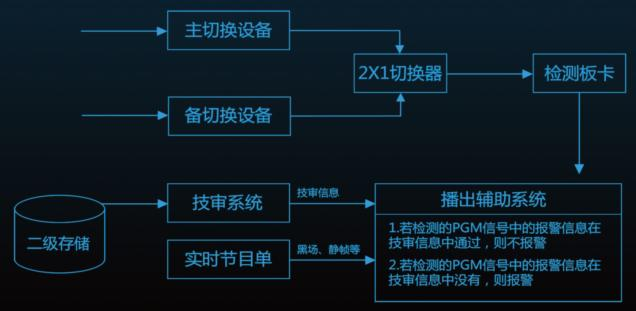
//> input picture test_images/test2.jpg, 636 x 311 px
$ ./main   (built with g++ and OpenCV 4)
//> lines starting //> are read from the running program, lines starting //| are printed output that depends on the picture; after the words box and inside, x2 and y2 are one past the last pixel; in counts of white or black regions, pixels touching at a corner belong together
//> further down, test is the input picture: 311 rows x 636 cols, CV_8UC3; mean B, G, R 37.3, 27.2, 12.5
### image_process.h
#ifndef IMAGE_PROCESS_SYTRUS
#define IMAGE_PROCESS_SYTRUS

#include <opencv2/imgproc/imgproc.hpp>

/////////////////////////////////////////////////////////////////////
// erotion, dilation, opening and closing processes for binary images
// the following functions assume a BINARY input of type CV_8UC1 (i.e. 0 or 255 grayscale) with width and height > 1

// in place erotion process with the nearest 4 neighbours
//void erosion(cv::Mat &m, bool erodeEdge, long* counter = 0);

// in place dilation process with the nearest 4 neighbours
//void dilation(cv::Mat &m, long* counter = 0);

// in place opening process with the nearest 4 neighbours
void opening(cv::Mat &m, int layer, bool erodeEdge = true);					//with specified layer of pixels to be eroded before dilation
void opening(cv::Mat &m, double percentage = 38.2, bool erodeEdge = true);	//with specified percentage of pixels to be eroded before dilation

// in place closing process with the nearest 4 neighbours
void closing(cv::Mat &m, int layer, bool erodeEdge = false);				//with specified layer of pixels to be dilated before erosion
void closing(cv::Mat &m, double percentage = 38.2, bool erodeEdge = false);	//with specified percentage of pixels to be dilated before erosion

/////////////////////////////////////////////////////////////////////

/////////////////////////////////////////////////////////////////////
//Otsu method for turning a gray scale image to binary
//the following function assume an input of type CV_8UC1

// in place Otsu method for conversion of gray scale to binary
void toBinary(cv::Mat &m);

/////////////////////////////////////////////////////////////////////

/////////////////////////////////////////////////////////////////////
//diaphragm filter
//the following function assume inputs of same size and type CV_8UC1 and binary diaphragm

// in place diaphragm filter of m by d
void diaphragm(cv::Mat &m, const cv::Mat &d);

/////////////////////////////////////////////////////////////////////
#endif

### kmeans.h
//
// Created by czx on 11/10/15.
//

#ifndef TEXTDETECTION_KMEANS_H
#define TEXTDETECTION_KMEANS_H
#include"Image.h"
#include <vector>
using namespace std;

const int iter = 10;
Mat kmeans(int nbcentre,int nbi,Image *I);

#endif //TEXTDETECTION_KMEANS_H

### Pixel.h
//
// Created by czx on 08/10/15.
//

#ifndef TEXT_DETECTION_PIXEL_H
#define TEXT_DETECTION_PIXEL_H
#define Sqr(x)((x)*(x))
#define foreachPixel(x,y,r,c) for(int x = 0; x < r; x++ )for(int y = 0; y < c; y++)
#include<opencv2/highgui/highgui.hpp>
#include <opencv2/imgproc/imgproc.hpp>

using namespace cv;

class Pixel :public Point {
public:
    double mu,sigma,Eg,Et,I,H;
    Pixel(){
        this->x = 0;
        this->y = 0;
    }
    Pixel(int x, int y){
        this->x = x;
        this->y = y;
    }
    void setFeatures(double mu, double sigma, double Eg, double Et, double I, double H){
        this->mu = mu;
        this->sigma = sigma;
        this->Eg = Eg;
        this->Et = Et;
        this->I = I;
        this->H = H;
    }
    float distanceEuclidian(Pixel p);
    float distanceFeature(Pixel p);
    void plusFeatures(Pixel p);
    void divideFeatures(double d);
};

Pixel features(const int x, const int y, const int w, const int h, const Mat I);

#endif //TEXT_DETECTION_PIXEL_H

### Image.h
//
// Created by czx on 01/10/15.
//

#ifndef TEXT_DETECTION_IMAGE_H
#define TEXT_DETECTION_IMAGE_H

#include<opencv2/highgui/highgui.hpp>
#include <opencv2/imgproc/imgproc.hpp>
#include "Pixel.h"
using namespace cv;
using namespace std;
class Image{
private:
    Pixel **pxs;
public:
    int rows, cols,w,h;
    Image(Mat &I,int w, int h);
    Image();
    Pixel at(int x, int y);
};

Mat gradient(const Mat& I, const Mat& H);
Mat XSobel(const Mat& I);
Mat YSobel(const Mat& I);
Mat XYSobel(const Mat& I);
Mat YXSobel(const Mat& I);
Mat average(const Mat& Ix, const Mat& Iy, const Mat& Ixy, const Mat& Iyx);

void showImage(const Mat& I);

#endif //TEXT_DETECTION_IMAGE_H

### kmeans.cpp
//
// Created by czx on 11/10/15.
//

#include "kmeans.h"

int findCenter(int x, int y, int nbcenter, int nbi,Pixel **centers,Image *I) {
    int closed = 0;
    float min_dis = 0;
    for (int j = 0; j < nbi; j++)
        min_dis += I[j].at(x, y).distanceFeature(centers[0][j]);
    for (int c = 1; c < nbcenter; c++) {
        float dis = 0;
        for (int j = 0; j < nbi; j++)
            dis += I[j].at(x, y).distanceFeature(centers[c][j]);
        if (dis < min_dis) {
            closed = c;
            min_dis = dis;
        }
    }
    return closed;
}

void updateCenter(int center, int nbi,Pixel **centers, Image *I,Mat &result){
    for(int j = 0; j < nbi; j++)
        centers[center][j].setFeatures(0,0,0,0,0,0);
    int count = 0;
    foreachPixel(x,y,I[0].rows,I[0].cols){
            if ((int)result.at<uchar>(x,y) == center){
                count ++;
                for (int j = 0; j < nbi; j++)
                    centers[center][j].plusFeatures(I[j].at(x,y));
            }
        }
    if(count != 0)
        for(int j = 0; j < nbi; j++)
            centers[center][j].divideFeatures(count);
}

Mat kmeans(int nbcenter,int nbi, Image *I){
    Pixel **centers = new Pixel*[nbcenter];
    int r = I[0].rows, c = I[0].cols;
    Mat result(r,c,CV_8U);

    for(int i = 0; i < nbcenter; i++){
        int x = rand()%c, y = rand()%r;
        centers[i] = new Pixel[nbi];
        for(int j = 0; j < nbi; j++){
            Pixel p = I[j].at(y,x);
            centers[i][j] = Pixel(y,x);
            centers[i][j].setFeatures(p.mu,p.sigma,p.Eg,p.Et,p.I,p.H);
        }
    }

    for(int i = 0; i < iter;i++) {
        foreachPixel(x, y, r, c){
            int closed = findCenter(x,y,nbcenter,nbi,centers,I);
            result.at<uchar>(x, y) = (uchar) closed;
        }

        for(int center = 0; center < nbcenter; center++){
            updateCenter(center,nbi,centers,I,result);
        }
    }
    foreachPixel(x,y,r,c){
            result.at<uchar>(x,y) = (uchar)((int)result.at<uchar>(x,y) * (255.0/(float)(nbcenter-1)));
        }
    return  result;
};

### Pixel.cpp
//
// Created by czx on 08/10/15.
//

#include "Pixel.h"
#include <stdexcept>
#include<iostream>
Pixel features(const int x, const int y,const int w, const int h, const Mat E){
    if (E.cols <= x+w || E.rows <= y+h)
        throw std::invalid_argument("Wrong rows number!");
    double mu = 0, sigma = 0,Eg = 0, Et = 0, I = 0, H = 0;
    for(int i = x; i <= x+w; i++){
        for(int j = y; j <= h+y; j++){
            mu += (float)E.at<uchar>(j,i);
            Eg += (float)E.at<uchar>(j,i) * (float)E.at<uchar>(j,i);
            Et += (float)E.at<uchar>(j,i) * log((float)E.at<uchar>(j,i));
            I += Sqr((j-y+1)-(i-x+1))*(float)E.at<uchar>(j,i);
            H += 1.0/(1.0+Sqr((i-x+1)-(j-y+1)))*(float)E.at<uchar>(j,i);
        }
    }
    mu = mu/((float)w*h);
    for(int i= x; i <= x+w; i++)
        for(int j = y; j <= y+h; j++)
            sigma += ((float)E.at<uchar>(j,i)-mu)*((float)E.at<uchar>(j,i)-mu);
    sigma = sqrt(sigma/((float)w*h));
    Pixel p(x,y);
    p.setFeatures(mu,sigma,Eg,Et,I,H);
    return p;
}

float Pixel::distanceEuclidian(Pixel p) {
    return sqrt(Sqr(p.x-this->x) + Sqr(p.y-this->y));
}

float Pixel::distanceFeature(Pixel p) {
    return sqrt(Sqr(p.mu - this->mu) + Sqr(p.sigma-this->sigma) + Sqr(p.Eg - this->Eg) + Sqr(p.Et - this->Et) + Sqr(p.H - this->H) + Sqr(p.I - this->I));
}

void Pixel::plusFeatures(Pixel p) {
    this->mu += p.mu;
    this->sigma += p.sigma;
    this->Et += p.Et;
    this->Eg += p.Eg;
    this->H += p.H;
    this->I += p.I;
}

void Pixel::divideFeatures(double d) {
    this->mu /= d;
    this->sigma /= d;
    this->Et /= d;
    this->Eg /= d;
    this->H /= d;
    this->I /= d;
}

### Image.cpp
//
// Created by czx on 01/10/15.
//

#include "Image.h"

Mat gradient(const Mat& I, const Mat& H){
    int rn = I.rows,cn = I.cols;
    Mat G(rn,cn,CV_32FC1, Scalar::all(0));
    assert(H.rows == H.cols && H.rows%2 == 1);
    int m = (H.rows-1)/2;
    for(int i = m; i < rn-m; i++){
        for(int j = m; j < cn-m; j++){
            float r = 0.,g = 0., b = 0.;
            for(int p = i-m; p <= i+m; p++){
                for(int q = j-m; q <= j+m; q++){
                    r += H.at<int>(p-i+m,q-j+m) * (float)I.at<Vec3b>(p,q).val[2];
                    g += H.at<int>(p-i+m,q-j+m) * (float)I.at<Vec3b>(p,q).val[1];
                    b += H.at<int>(p-i+m,q-j+m) * (float)I.at<Vec3b>(p,q).val[0];
                }
            }
            G.at<float>(i,j) = sqrt((r*r+g*g+b*b)/3);
        }
    }
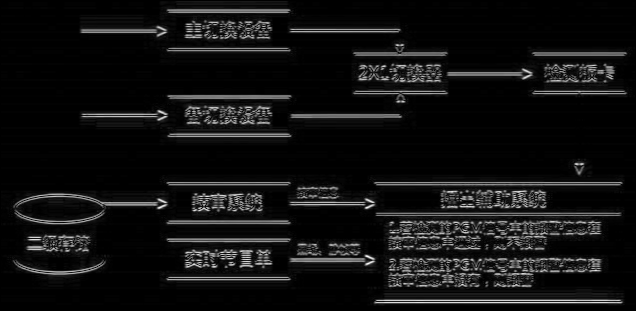
//> G: 311 rows x 636 cols, CV_32FC1; min 0, max 488.6, mean 34.9; drawn with min black and max white
    Mat dst, dst_uchar(rn,cn,CV_8U, Scalar::all(0));
    normalize(G,dst,1,255,NORM_MINMAX,CV_32FC1,Mat());
    for(int i = 0; i < rn; i++){
        for(int j = 0; j < cn; j++){
            dst_uchar.at<uchar>(i,j) = (uchar)dst.at<float>(i,j);
        }
    }
    return dst_uchar;
}

Mat XSobel(const Mat& I){
    int H[3][3] ={{-1,-2,-1},{0,0,0},{1,2,1}};
    return gradient(I,Mat(3,3,CV_32S,&H));
}

Mat YSobel(const Mat &I){
    int H[3][3] ={{-1,0,1},{-2,0,2},{-1,0,1}};
    return gradient(I,Mat(3,3,CV_32S,&H));
//> after the loop in gradient (call 2), `for(int i = m; i < rn-m; i++)`:
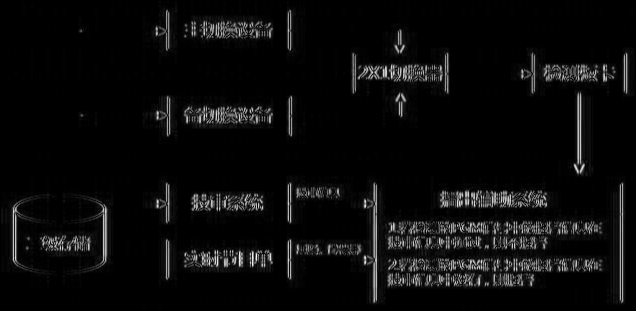
//> G: 311 rows x 636 cols, CV_32FC1; min 0, max 492.1, mean 22.2; drawn with min black and max white
}

Mat XYSobel(const Mat& I){
    int H[3][3] ={{0,1,2},{-1,0,1},{-2,-1,0}};
    return gradient(I,Mat(3,3,CV_32S,&H));
//> after the loop in gradient (call 3), `for(int i = m; i < rn-m; i++)`:
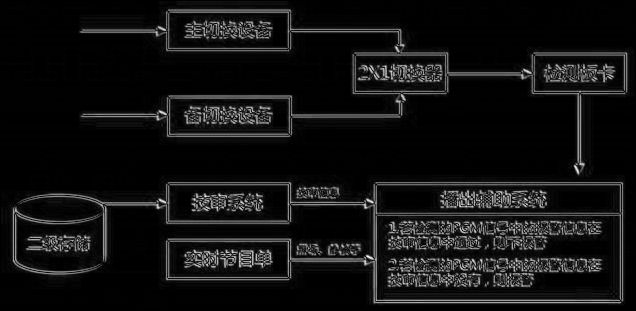
//> G: 311 rows x 636 cols, CV_32FC1; min 0, max 478.3, mean 34.6; drawn with min black and max white
}

Mat YXSobel(const Mat& I){
    int H[3][3] ={{-2,-1,0},{-1,0,1},{0,1,2}};
    return gradient(I,Mat(3,3,CV_32S,&H));
//> after the loop in gradient (call 4), `for(int i = m; i < rn-m; i++)`:
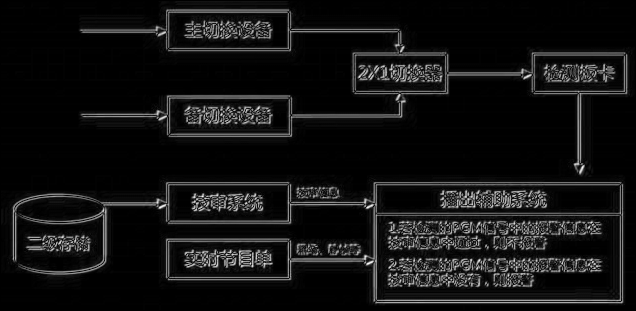
//> G: 311 rows x 636 cols, CV_32FC1; min 0, max 470, mean 34.9; drawn with min black and max white
}

Mat average(const Mat& Ix, const Mat& Iy, const Mat& Ixy, const Mat& Iyx){
    int r = Ix.rows;
    int c = Ix.cols;
    Mat I(r,c,CV_8U);
    foreachPixel(i,j,r,c){
            float x = (float)Ix.at<uchar>(i,j);
            float y = (float)Iy.at<uchar>(i,j);
            float xy = (float)Ixy.at<uchar>(i,j);
            float yx = (float)Iyx.at<uchar>(i,j);
            I.at<uchar>(i,j) =(uchar)((x+y+xy+yx)/4.);
    }
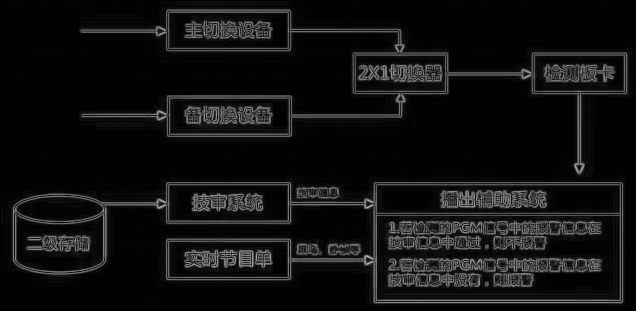
//> I: 311 rows x 636 cols, CV_8UC1; min 1, max 185, mean 17.2
    return I;
}

void showImage(const Mat& I){
    imshow("Image",I);
    waitKey();
}

Image::Image(Mat &I,int w, int h) {
//> called with w = 5, h = 5
    this->cols = I.cols;
    this->rows = I.rows;
    this->pxs = new Pixel*[this->rows];
    for(int i = 0; i < this->rows;i++)
        this->pxs[i] = new Pixel[this->cols];
    foreachPixel(i,j,this->rows,this->cols){
            if (i + h < this->rows && j + w < this->cols )
                pxs[i][j] = features(j,i,w,h,I);
            else {
                pxs[i][j] = Pixel(0, 0);
                pxs[i][j].setFeatures(0,0,0,0,0,0);
            }
        }
//> this loop made 197796 passes
}

Pixel Image::at(int x, int y) {
    return pxs[x][y];
}

Image::Image(){
    this->cols = 0;
    this->rows = 0;
}

### main.cpp
#include <iostream>
#include "Image.h"
#include "Pixel.h"
#include "kmeans.h"
#include "image_process.h"

//for seperate adjustment of parameters
// [13 lines left out: function test_opening, not called in this run]


int main() {
	// [7 lines of commented-out code are left out]
    Mat test = imread("../test_images/test2.jpg");
    Mat Ix = XSobel(test);;
    Mat Iy = YSobel(test);
    Mat Ixy = XYSobel(test);
    Mat Iyx = YXSobel(test);
    Mat averI = average(Ix,Iy,Ixy,Iyx);
    showImage(averI);
    //test kmeans
    Image *I = new Image[4];
    I[0] = Image(Ix,5,5);
    I[1] = Image(Iy,5,5);
    I[2] = Image(Ixy,5,5);
    I[3] = Image(Iyx,5,5);
    Mat result = kmeans(2,4,I),tmp;
//> after the loop in kmeans, `for(int i = 0; i < iter;i++)`:
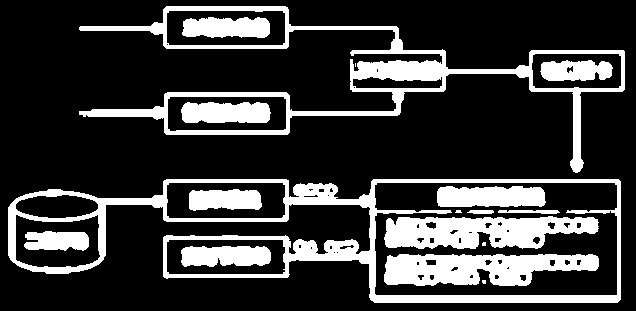
//> result: 311 rows x 636 cols, CV_8UC1; values 0 (black) and 1 (white), 22.1% white; 17 white regions (4 under 20 px), largest, box (x1, y1, x2, y2) and area: (8, 179, 621, 303) 12432, (79, 6, 625, 173) 10266, (384, 216, 599, 249) 5072
	cvtColor(test, tmp, CV_BGR2GRAY);
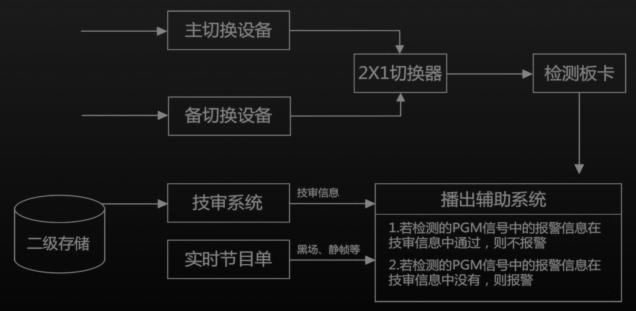
//> tmp: 311 rows x 636 cols, CV_8UC1; min 0, max 147, mean 23.9
	//inverseBinary(result);
    showImage(result);
	imwrite("../test_images/test2_raw.jpg", result);
//> (the run ends here: the program needs code that is not available in this run, at `closing4(result, 200.);`)

$ run again, with test_images/test3.jpg copied over test_images/test2.jpg
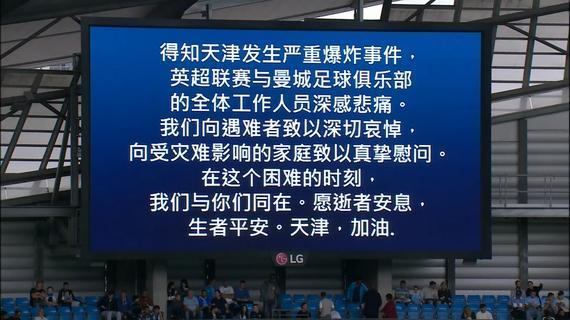
//> input picture test_images/test3.jpg, 570 x 320 px
//> test is the input picture: 320 rows x 570 cols, CV_8UC3; mean B, G, R 93.2, 67.4, 50.4
//> the loop in Image, `foreachPixel(i,j,this->rows,this->cols)` made 182400 passes
//> after the loop in kmeans, `for(int i = 0; i < iter;i++)`:
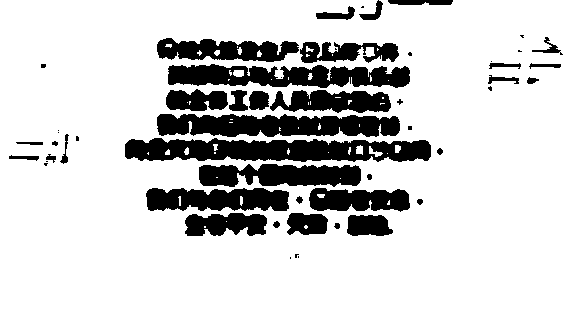
//> result: 320 rows x 570 cols, CV_8UC1; values 0 (black) and 1 (white), 81.4% white; 53 black regions (19 under 20 px), largest, box (x1, y1, x2, y2) and area: (125, 138, 431, 162) 5545, (157, 114, 400, 137) 4471, (168, 64, 410, 88) 4075
//> `cvtColor(test, tmp, CV_BGR2GRAY);`:
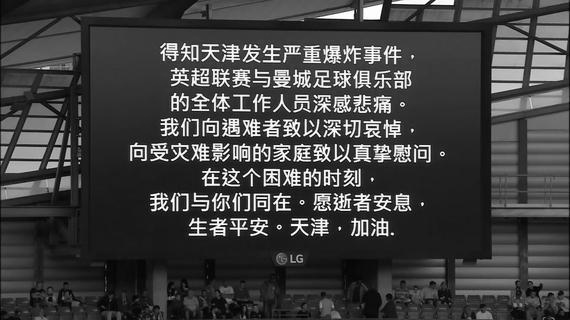
//> tmp: 320 rows x 570 cols, CV_8UC1; min 0, max 255, mean 65.3

$ run again, with test_images/test3_raw.jpg copied over test_images/test2.jpg
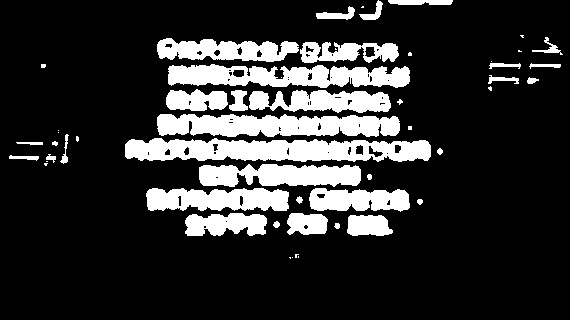
//> input picture test_images/test3_raw.jpg, 570 x 320 px
//> test is the input picture: 320 rows x 570 cols, CV_8UC3; min 0, max 255, mean 47.4
//> after the loop in kmeans, `for(int i = 0; i < iter;i++)`:
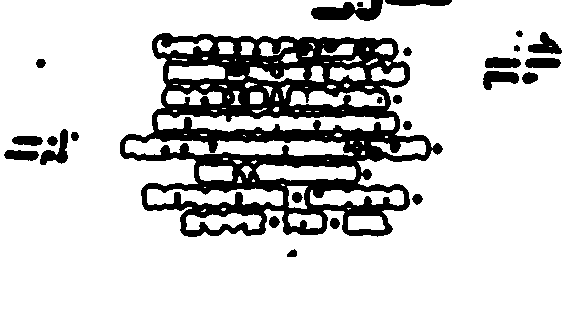
//> result: 320 rows x 570 cols, CV_8UC1; values 0 (black) and 1 (white), 82.3% white; 26 black regions, largest, box (x1, y1, x2, y2) and area: (120, 33, 443, 237) 27532, (311, 0, 383, 21) 921, (40, 129, 68, 165) 447
